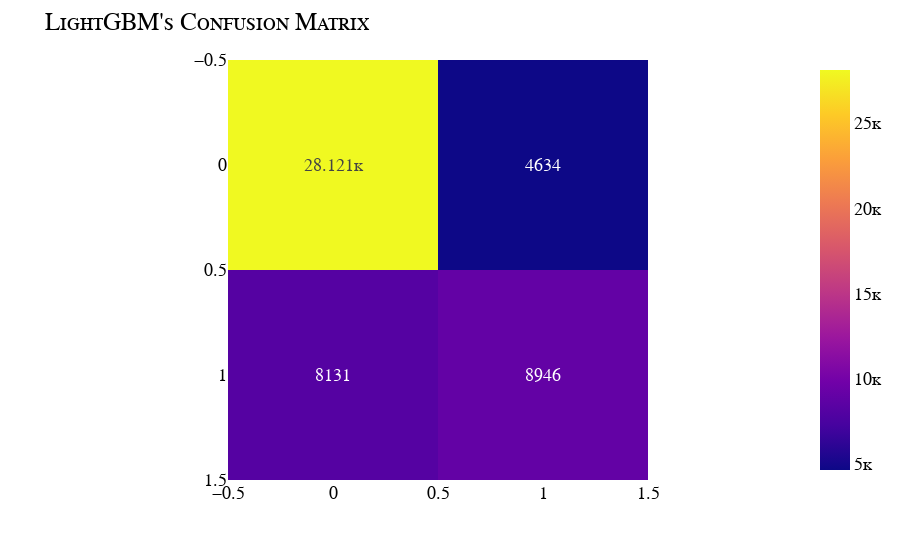

Notebook source saved alongside this figure:
### Code cell
accuracy = lightGBM.score(X_test, y_test)


print(f"LightGBM acurracy: {accuracy*100:.2f}%")
print("\nClassification report")
print(classification_report(y_test, preds))

cm = confusion_matrix(y_test, preds)
fig = px.imshow(cm, text_auto=True).update_layout(title={"text": "LightGBM's Confusion Matrix"}, font=my_font).show()

### Figure 1 — Plotly figure (JSON) as saved in the notebook; plotly's stock layout.template omitted (floating-point values rounded to 4 significant figures)
{"data": [{"coloraxis": "coloraxis", "hovertemplate": "x: %{x}<br>y: %{y}<br>color: %{z}<extra></extra>", "name": "0", "texttemplate": "%{z}", "type": "heatmap", "xaxis": "x", "yaxis": "y", "z": [[28121, 4634], [8131, 8946]]}], "layout": {"coloraxis": {"colorscale": [[0, "#0d0887"], [0.1111, "#46039f"], [0.2222, "#7201a8"], [0.3333, "#9c179e"], [0.4444, "#bd3786"], [0.5556, "#d8576b"], [0.6667, "#ed7953"], [0.7778, "#fb9f3a"], [0.8889, "#fdca26"], [1, "#f0f921"]]}, "font": {"color": "Black", "family": "Courier New, monospace", "size": 18, "variant": "small-caps"}, "margin": {"t": 60}, "title": {"text": "LightGBM's Confusion Matrix"}, "xaxis": {"anchor": "y", "constrain": "domain", "domain": [0, 1], "scaleanchor": "y"}, "yaxis": {"anchor": "x", "autorange": "reversed", "constrain": "domain", "domain": [0, 1]}}}
